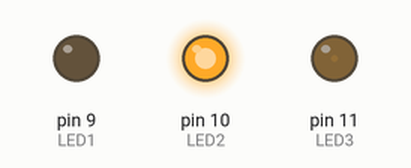
Simulated run of this sketch. Board: Arduino Uno, built with avr-gcc and run on an emulated ATmega328P. Parts: output pins drawn as LEDs (lit = HIGH).

Above: at 0.05 s.
At 2.3 s:
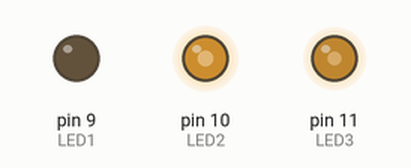
At 4.6 s:
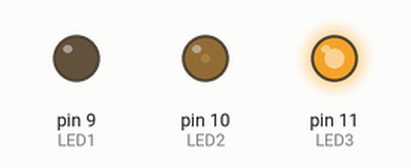
At 9.2 s:
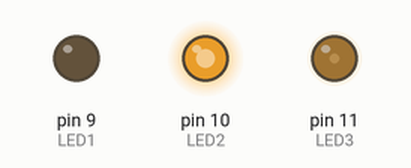
Timing chart, 0 to 13.3 s (numbered marks = the images above):
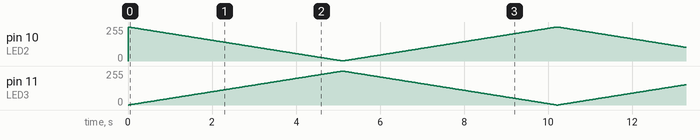

The sketch:

led_color_fade.ino
```cpp
//initialization of variables
const int LED1 = 9;
const int LED2 = 10;
const int LED3 = 11;

int changingValue;

void setup() {
  //set pinmodes to output
  pinMode (LED1, OUTPUT);
  pinMode (LED2, OUTPUT);
  pinMode (LED3, OUTPUT);

}

void loop() {
  //turn LEDs on using PWM (the last value)
  analogWrite(LED1, 0); //255 max value
  analogWrite(LED2, (255-changingValue));
  analogWrite(LED3, changingValue);

  delay(20);

  /*logic and math to change value in variable changingValue*/
  changingValue = changingValue + 1; //change value of changingValue up to 255

  if (changingValue == 255){

    while (changingValue > 0) { //change value of changingValue down to 0
      changingValue = changingValue - 1;

       analogWrite(LED1, 0);
       analogWrite(LED2, (255-changingValue));
       analogWrite(LED3, changingValue);

       delay(20);
    }
  }

}
```
